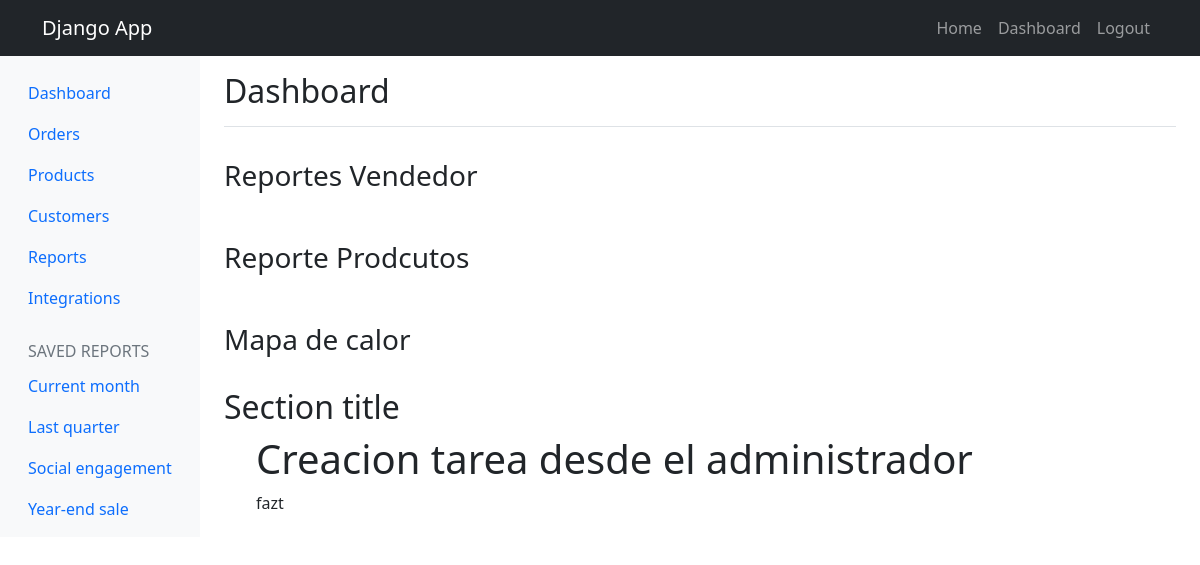
The app's page /tasks/ (signed in), older data.
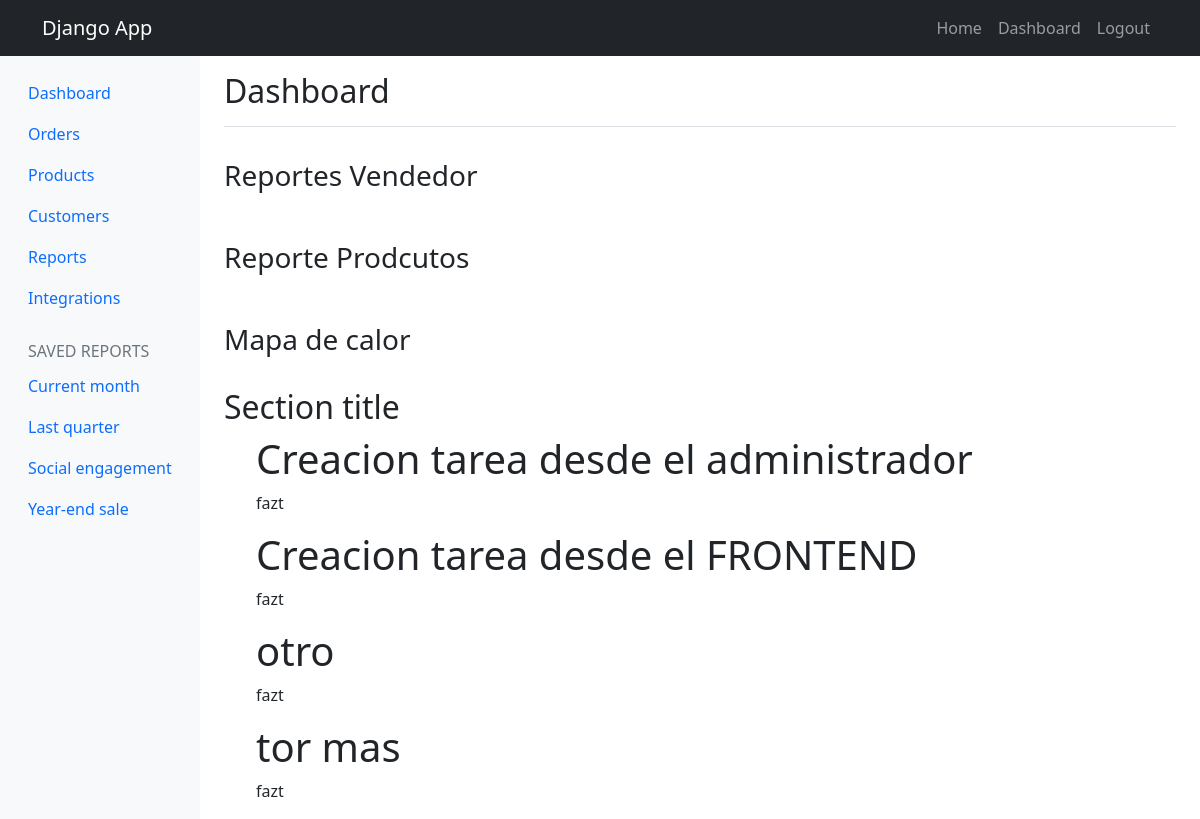
The same page, newer data.
### tasks/models.py (models this page shows, shortened)
class Task(models.Model):
    title = models.CharField(max_length=100)
    description = models.TextField(blank=True)
    created = models.DateTimeField(auto_now_add=True)
    datecompleted =  models.DateTimeField(null=True)
    important = models.BooleanField(default=False)
    user = models.ForeignKey(User, on_delete=models.CASCADE)

### tasks/views.py (the view)
# urls.py: path('tasks/', views.dashboard, name='tasks'),
def dashboard(request):
    Listar = Task.objects.filter(user=request.user)
    return render(request, 'tasks.html', {'tasks': Listar})

### tasks/templates/tasks.html (shortened to what this page needs)
{% extends "base.html" %} {% block content %}
<div class="container-fluid">
    <div class="row">
      <nav id="sidebarMenu" class="col-md-3 col-lg-2 d-md-block bg-light sidebar collapse">
        <div class="position-sticky pt-3 sidebar-sticky">
          <ul class="nav flex-column">
            <li class="nav-item">
              <a class="nav-link active" aria-current="page" href="#">
                Dashboard
              </a>
            </li>
            <li class="nav-item">
              <a class="nav-link" href="#">
                Orders
              </a>
            </li>
            <li class="nav-item">
              <a class="nav-link" href="#">
                Products
              </a>
            </li>
            <li class="nav-item">
              <a class="nav-link" href="#">
                Customers
              </a>
            </li>
            <li class="nav-item">
              <a class="nav-link" href="#">
                Reports
              </a>
            </li>
            <li class="nav-item">
              <a class="nav-link" href="#">
                Integrations
              </a>
            </li>
          </ul>
          <h6 class="sidebar-heading d-flex justify-content-between align-items-center px-3 mt-4 mb-1 text-muted text-uppercase">
            <span>Saved reports</span>
          </h6>
          <ul class="nav flex-column mb-2">
            <li class="nav-item">
              <a class="nav-link" href="#">
                Current month
              </a>
            </li>
            <li class="nav-item">
              <a class="nav-link" href="#">
                Last quarter
              </a>
            </li>
            <li class="nav-item">
              <a class="nav-link" href="#">
                Social engagement
              </a>
            </li>
            <li class="nav-item">
              <a class="nav-link" href="#">
                Year-end sale
              </a>
            </li>
          </ul>
        </div>
      </nav>
      <main class="col-md-9 ms-sm-auto col-lg-10 px-md-4">
        <div class="d-flex justify-content-between flex-wrap flex-md-nowrap align-items-center pt-3 pb-2 mb-3 border-bottom">
          <h1 class="h2">Dashboard</h1>
        </div>
        <div class="d-flex justify-content-between flex-wrap flex-md-nowrap align-items-center pt-3 pb-2 mb-3 ">
            <h1 class="h3">Reportes Vendedor</h1>
        </div>
        <div class="d-flex justify-content-between flex-wrap flex-md-nowrap align-items-center pt-3 pb-2 mb-3 ">
            <h1 class="h3">Reporte Prodcutos</h1>
        </div>
        <div class="d-flex justify-content-between flex-wrap flex-md-nowrap align-items-center pt-3 pb-2 mb-3 ">
            <h1 class="h3">Mapa de calor</h1>
        </div>
        <h2>Section title</h2>
        <div class="table-responsive">
          <ul>
            {% for lol in tasks %}
            <h1>{{lol.title}}</h1>
            <p>{{lol.user}}</p>
            {% endfor%}
          </ul>
        </div>
      </main>
    </div>
  </div>
{% endblock %}

### tasks/templates/base.html (shortened to what this page needs)
<!DOCTYPE html>
<html lang="en">
  <head>
    <link rel="stylesheet" href="https://cdn.jsdelivr.net/npm/bootstrap@5.2.2/dist/css/bootstrap.min.css">
  </head>
  <body>
    <nav class="navbar navbar-expand-lg bg-dark navbar-dark">
        <div class="container">
          <a class="navbar-brand" href="/">Django App</a>
          <div class="collapse navbar-collapse" id="navbarNav">
            <ul class="navbar-nav ms-auto">
                <li class="nav-item">
                    <a href="/" class="nav-link">Home</a>
                </li>
                {% if user.is_authenticated %}
                <li class="nav-item">
                    <a href="/tasks/" class="nav-link">Dashboard</a>
                </li>
                <li class="nav-item">
                    <a href="/logout" class="nav-link">Logout</a>
                </li>
                {% endif %}
            </ul>
          </div>
        </div>
      </nav>
    {% block content %}
    {% endblock %}
</body>
</html>

Row changes from the older to the newer data that the page shows:
added Task: title "Creacion tarea desde el FRONTEND", user "fazt"
added Task: title "otro", user "fazt"
added Task: title "tor mas", user "fazt"
